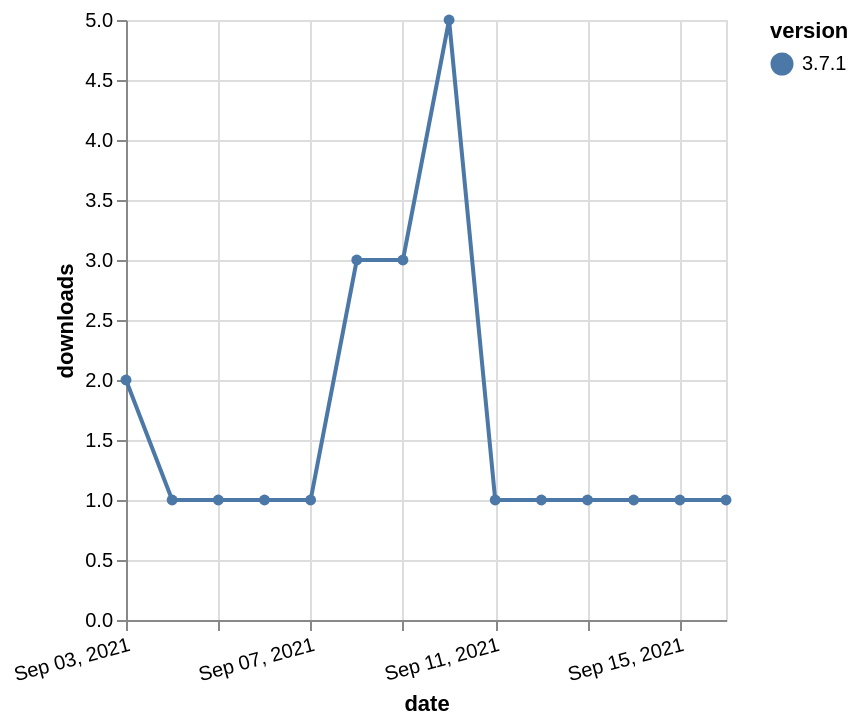

Describe this chart as a Vega-Lite specification.
### Vega-Lite specification from a JSON file in a GitHub repository (floating-point values rounded to 4 significant figures)
{"$schema": "https://vega.github.io/schema/vega-lite/v5.json", "description": "A simple bar chart with embedded data.", "data": {"values": [{"date": "2021-09-03", "total": 558, "delta": 2, "version": "3.7.1"}, {"date": "2021-09-04", "total": 559, "delta": 1, "version": "3.7.1"}, {"date": "2021-09-05", "total": 560, "delta": 1, "version": "3.7.1"}, {"date": "2021-09-06", "total": 561, "delta": 1, "version": "3.7.1"}, {"date": "2021-09-07", "total": 562, "delta": 1, "version": "3.7.1"}, {"date": "2021-09-08", "total": 565, "delta": 3, "version": "3.7.1"}, {"date": "2021-09-09", "total": 568, "delta": 3, "version": "3.7.1"}, {"date": "2021-09-10", "total": 573, "delta": 5, "version": "3.7.1"}, {"date": "2021-09-11", "total": 574, "delta": 1, "version": "3.7.1"}, {"date": "2021-09-12", "total": 575, "delta": 1, "version": "3.7.1"}, {"date": "2021-09-13", "total": 576, "delta": 1, "version": "3.7.1"}, {"date": "2021-09-14", "total": 577, "delta": 1, "version": "3.7.1"}, {"date": "2021-09-15", "total": 578, "delta": 1, "version": "3.7.1"}, {"date": "2021-09-16", "total": 579, "delta": 1, "version": "3.7.1"}]}, "width": "container", "mark": {"type": "line", "point": {"filled": true}}, "encoding": {"x": {"field": "date", "type": "temporal", "timeUnit": "yearmonthdate", "title": "date", "axis": {"labelAngle": -15}}, "y": {"field": "delta", "type": "quantitative", "title": "downloads"}, "color": {"field": "version", "type": "nominal"}, "tooltip": {"field": "delta"}}}
